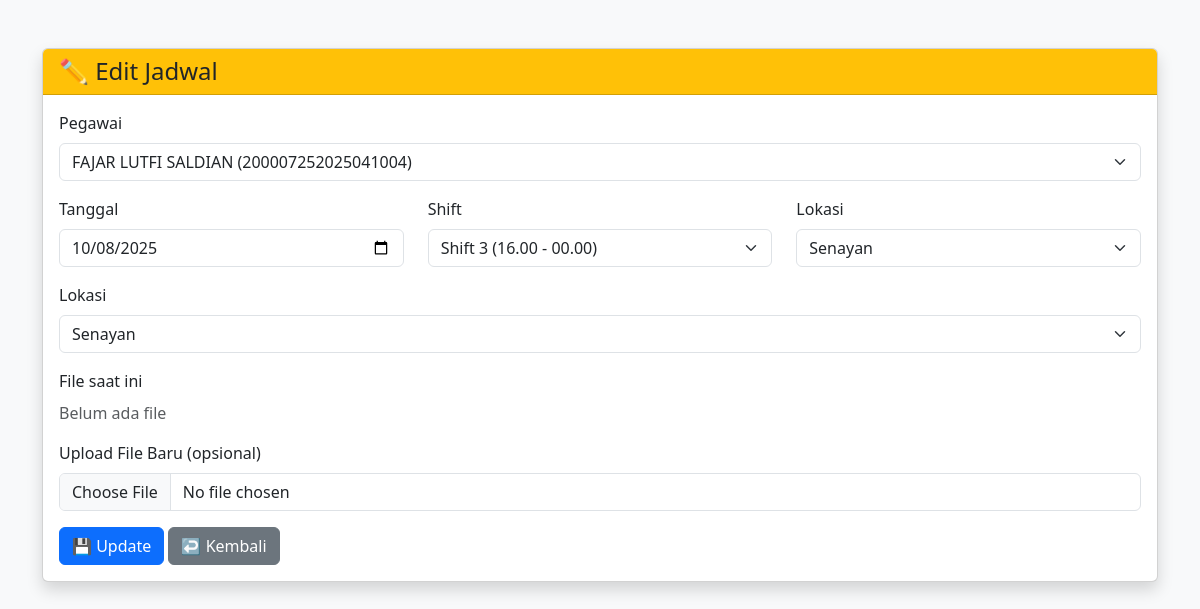
/pages/editjadwal.php?id=6, run on the app's committed database.
### tables this page shows
CREATE TABLE `jadwal_karyawan` (
  `id` int(11) NOT NULL,
  `tanggal` date NOT NULL,
  `shift` varchar(50) NOT NULL,
  `jam` varchar(50) NOT NULL,
  `id_pegawai` int(11) NOT NULL,
  `file_path` varchar(255) DEFAULT NULL,
  `lokasi` enum('Senayan','Joglo') NOT NULL,
  `created_at` timestamp NOT NULL DEFAULT current_timestamp()
);

CREATE TABLE `pegawai` (
  `id` int(11) NOT NULL,
  `nama` varchar(100) NOT NULL,
  `nip` bigint(25) NOT NULL,
  `id_divisi` int(11) NOT NULL
);

### pages/editjadwal.php (the view, shortened to what this page needs)
<?php
include '../config/koneksi.php';
$pegawai = $conn->query("SELECT id, nama, nip FROM pegawai");
$id = isset($_GET['id']) ? intval($_GET['id']) : 0;
$result = $conn->query("SELECT * FROM jadwal_karyawan WHERE id=$id");
$data = $result->fetch_assoc();
?>
<!DOCTYPE html>
<html lang="id">
<head>
  <link href="https://cdn.jsdelivr.net/npm/bootstrap@5.3.3/dist/css/bootstrap.min.css" rel="stylesheet">
</head>
<body class="bg-light">
<div class="container mt-5">
  <div class="card shadow">
    <div class="card-header bg-warning text-dark">
      <h4 class="m-0">✏️ Edit Jadwal</h4>
    </div>
    <div class="card-body">
      <form action="proses_editjadwal.php" method="post" enctype="multipart/form-data">
        <div class="mb-3">
          <label class="form-label">Pegawai</label>
          <select name="id_pegawai" class="form-select" required>
            <?php while ($p = $pegawai->fetch_assoc()): ?>
              <option value="<?= $p['id'] ?>" <?= ($data['id_pegawai'] == $p['id'] ? "selected" : "") ?>>
                <?= $p['nama'] ?> (<?= $p['nip'] ?>)
              </option>
            <?php endwhile; ?>
          </select>
        </div>
              <div class="row">
          <div class="col-md-4 mb-3">
            <label class="form-label">Tanggal</label>
            <input type="date" name="tanggal" class="form-control" value="<?= $data['tanggal'] ?>" required>
          </div>
          <div class="col-md-4 mb-3">
            <label class="form-label">Shift</label>
            <select name="shift" class="form-select" required>
              <option value="3" <?= ($data['shift'] == "3" ? "selected" : "") ?>>Shift 3 (16.00 - 00.00)</option>
            </select>
          </div>
          <div class="col-md-4 mb-3">
            <label class="form-label">Lokasi</label>
            <select name="lokasi" class="form-select" required>
              <option value="Senayan" <?= ($data['lokasi'] == "Senayan" ? "selected" : "") ?>>Senayan</option>
            </select>
          </div>
        </div>
        <div class="mb-3">
          <label class="form-label">Lokasi</label>
          <select name="lokasi" class="form-select" required>
            <option value="Senayan" <?= ($data['lokasi'] == "Senayan" ? "selected" : "") ?>>Senayan</option>
          </select>
        </div>
        <div class="mb-3">
          <label class="form-label">File saat ini</label><br>
          <?php if ($data['file_path']): ?>
            <a href="<?= $data['file_path'] ?>" target="_blank">📂 Lihat File</a>
          <?php else: ?>
            <span class="text-muted">Belum ada file</span>
          <?php endif; ?>
        </div>
        <div class="mb-3">
          <label class="form-label">Upload File Baru (opsional)</label>
          <input type="file" name="file_path" class="form-control">
        </div>
        <button type="submit" class="btn btn-primary">💾 Update</button>
        <a href="jadwalbulanan.php" class="btn btn-secondary">↩️ Kembali</a>
      </form>
    </div>
  </div>
</div>
</body>
</html>

### data on the page
jadwal_karyawan: id_pegawai "FAJAR LUTFI SALDIAN (200007252025041004)", tanggal "10/08/2025", shift "Shift 3 (16.00 - 00.00)", lokasi "Senayan"
